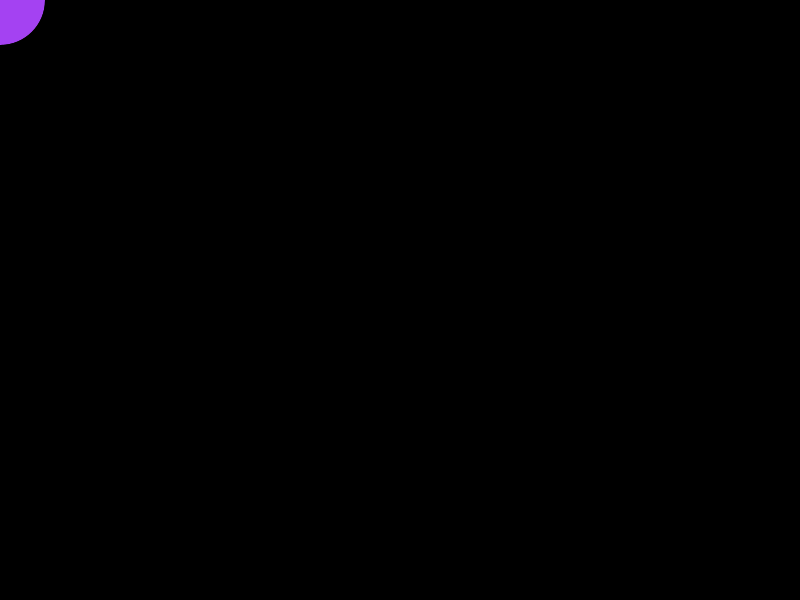
Frame 1 (no input)
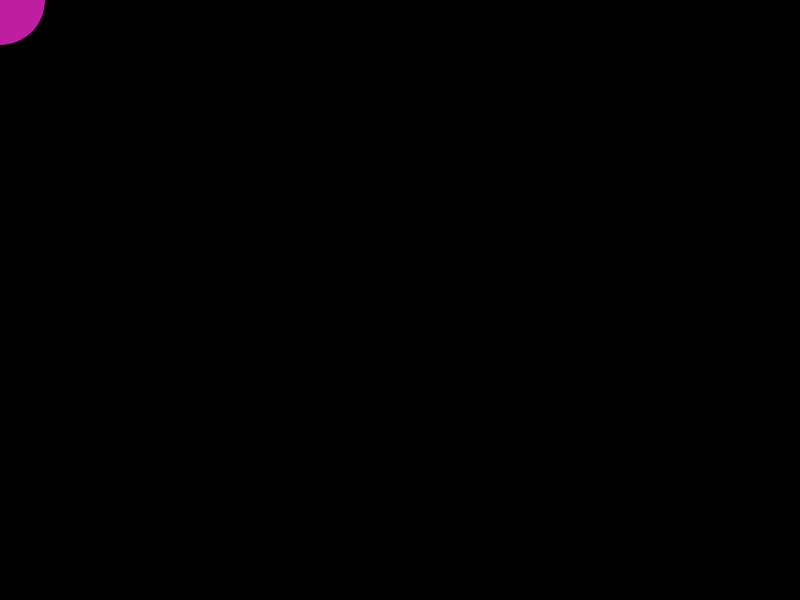
Frame 60 (the mouse pressed at the canvas centre just before this capture)
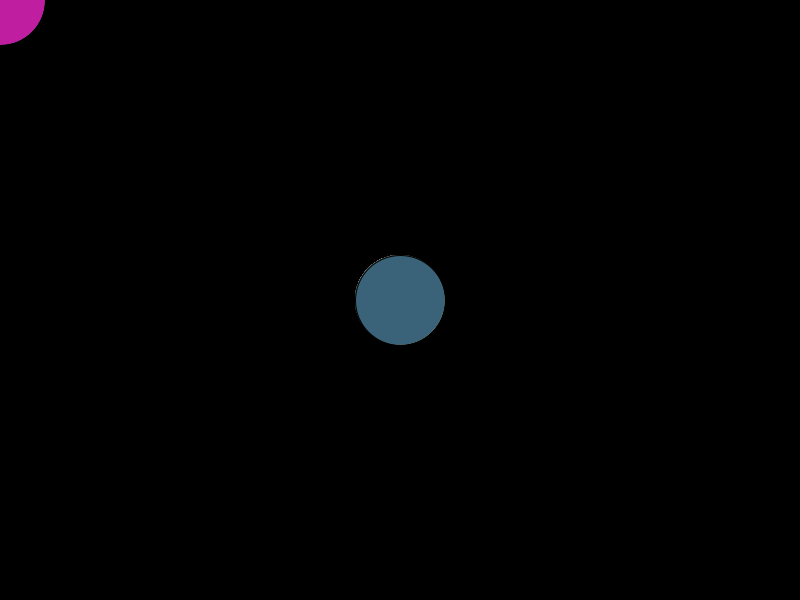
Frame 120 (the mouse held since frame 60 and released just before this capture)

The Processing sketch that drew these frames (run headless with seeded random() and noise(); from frame 60 on, the mouse is pressed at the canvas centre):

// Processing sketch: Valdes_Maria
// ── Valdes_Maria.pde

void setup()
{ 
  size(800, 600);
  background(0, 0,0);
  smooth();
  frameRate(30);
} 
void draw(){



  fill( random(255), random(255), random(255) );
  ellipse( mouseX, mouseY, 90, 90 );
}
void keyPressed(){ 
if(key=='b'){
background(255);}

  size(800, 600);
  
  smooth();
  frameRate(30);
  
 
  fill( random(255), random(255), random(255) );
  rect( mouseX, mouseY, 200, 200 );
  
}
